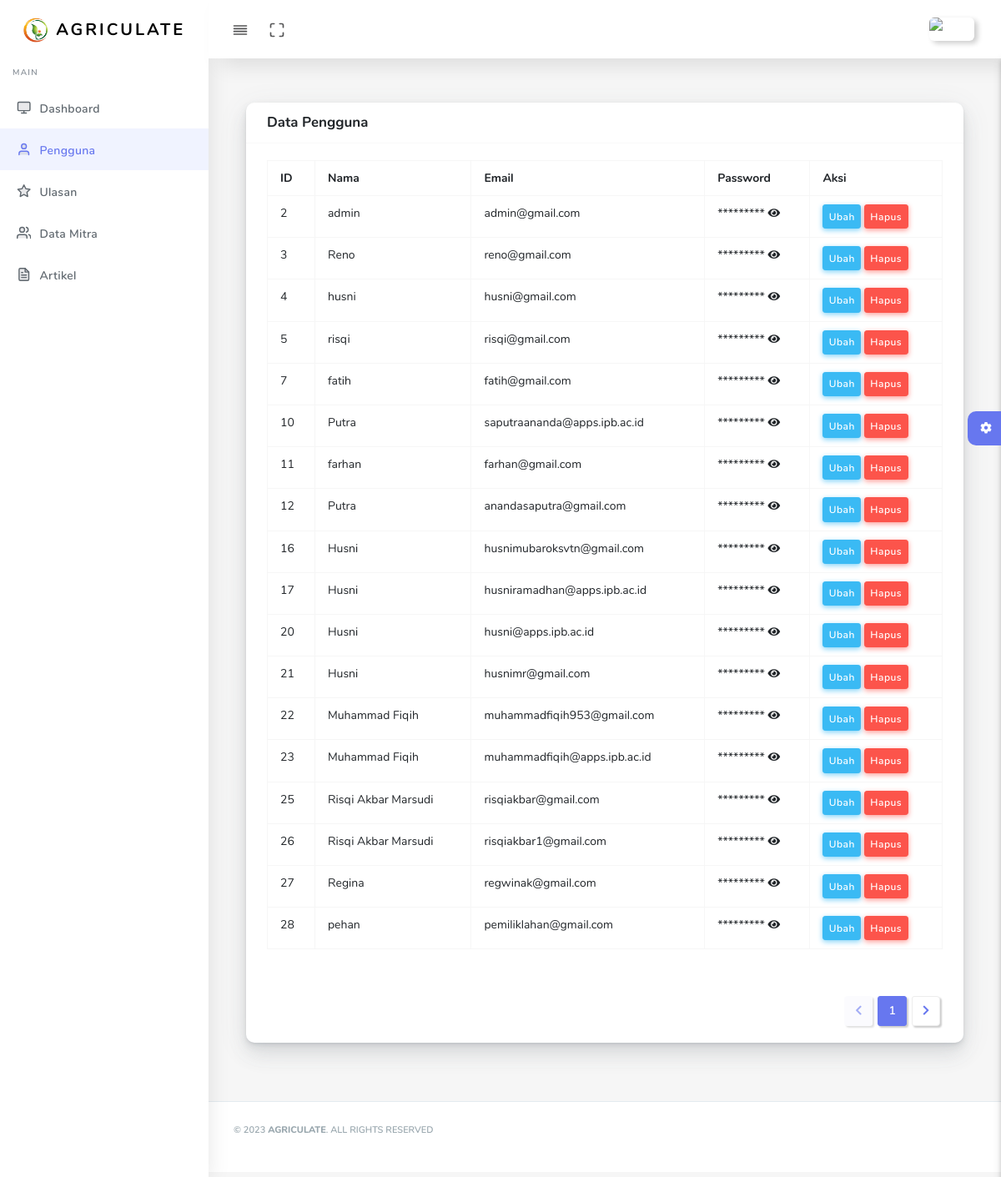
Screenshot of /admin/user.php (signed in) with the database file from the repository.
### tables this page shows
CREATE TABLE `users` (
  `id` int(11) NOT NULL,
  `nama` varchar(255) NOT NULL,
  `email` varchar(255) NOT NULL,
  `password` varchar(255) NOT NULL
);

### admin/user.php (the view, shortened to what this page needs)
<!DOCTYPE html>
<html lang="en">
<?php
require '../config.php';
$query = "SELECT * FROM users";
$result = mysqli_query($conn, $query);
?>
<head>
  <link rel="stylesheet" href="assets/css/app.min.css">
  <link rel="stylesheet" href="assets/css/style.css">
  <link rel="stylesheet" href="assets/css/components.css">
  <link rel="stylesheet" href="assets/css/custom.css">
</head>
<body>
  <div id="app">
    <div class="main-wrapper main-wrapper-1">
      <div class="navbar-bg"></div>
      <nav class="navbar navbar-expand-lg main-navbar sticky">
        <div class="form-inline mr-auto">
          <ul class="navbar-nav mr-3">
            <li><a href="#" data-toggle="sidebar" class="nav-link nav-link-lg
									collapse-btn"> <i data-feather="align-justify"></i></a></li>
            <li><a href="#" class="nav-link nav-link-lg fullscreen-btn">
                <i data-feather="maximize"></i>
              </a></li>
          </ul>
        </div>
        <ul class="navbar-nav navbar-right">
          <li class="dropdown"><a href="#" data-toggle="dropdown"
              class="nav-link dropdown-toggle nav-link-lg nav-link-user"> <img alt="image" src="assets/img/user.png"
                class="user-img-radious-style"> <span class="d-sm-none d-lg-inline-block"></span></a>
          </li>
        </ul>
      </nav>
      <div class="main-sidebar sidebar-style-2">
        <aside id="sidebar-wrapper">
          <div class="sidebar-brand">
            <a href="index.php"> <img alt="image" src="assets/img/logo.png" class="header-logo" /> <span
                class="logo-name">Agriculate</span>
            </a>
          </div>
          <ul class="sidebar-menu">
            <li class="menu-header">Main</li>
            <li class="dropdown">
              <a href="index.php" class="nav-link"><i data-feather="monitor"></i><span>Dashboard</span></a>
            </li>
            <li class="dropdown active">
            <a class="nav-link" href="user.php"><i data-feather="user"></i><span>Pengguna</span></a>
            </li>
            <li class="dropdown">
            <a class="nav-link" href="ulasan.php"><i data-feather="star"></i><span>Ulasan</span></a>
            </li>
            <li class="dropdown ">
            <a class="nav-link" href="datamitra.php"><i data-feather="users"></i><span>Data Mitra</span></a>
            </li>
            <li class="dropdown">
            <a class="nav-link" href="artikel.php"><i data-feather="file-text"></i><span>Artikel</span></a>
            </li>
          </ul>
        </aside>
      </div>
      <div class="main-content">
        <section class="section">
          <div class="section-body">
            <div class="col-12">
                <div class="card">
                  <div class="card-header">
                    <h4>Data Pengguna</h4>
                  </div>
                  <div class="card-body">
                    <div class="table-responsive">
                      <table class="table table-bordered table-md">
                        <tr>
                          <th>ID</th>
                          <th>Nama</th>
                          <th>Email</th>
                          <th>Password</th>
                          <th>Aksi</th>
                          <?php
                        $counter = 1;
                        while ($row = mysqli_fetch_assoc($result)) {
                            echo "<tr>
                                    <td>{$row['id']}</td>
                                    <td>{$row['nama']}</td>
                                    <td>{$row['email']}</td>
                                    <td>
                                    <div class='password-container' id='password-container{$counter}'>
                    <span class='password-text' id='password-text{$counter}'>*********</span>
                    <i class='toggle-password fas fa-eye' onclick='togglePassword(\"password-text{$counter}\", \"{$row['password']}\")'></i>
                </div>
                                    </td>
                                    <td>
                                        <form id='edit-form{$counter}' style='display:none; padding-bottom: 10px' method='post' action='update_user.php'>
                                            <input type='hidden' name='user_id' value='{$row['id']}'>
                                                <input type='text' name='edit-nama' value='{$row['nama']}' class='form-control' required=''>
                                                <input type='email' name='edit-email' value='{$row['email']}' class='form-control' required=''>
                                                <input type='password' name='edit-password' value='{$row['password']}' class='form-control'>
                                            <button class='btn btn-sm btn-success' type='button' onclick='saveChanges(\"edit-form{$counter}\")'>Simpan</button>
                                            <button class='btn btn-sm btn-danger' type='button' onclick='cancelEdit(\"edit-form{$counter}\")'>Batal</button>
                                        </form>
                                        <input type='hidden' name='id' value='{$row['id']}'>
                                        <button class='btn btn-sm btn-info' onclick='showEditForm(\"edit-form{$counter}\", this)'>Ubah</button>
                                        <button class='btn btn-sm btn-danger' onclick='deleteUser({$row['id']})'>Hapus</button>
                                    </td>
                                </tr>";
                            $counter++;
                        }
                        ?>
                      </table>
                    </div>
                  </div>
                  <div class="card-footer text-right">
                    <nav class="d-inline-block">
                      <ul class="pagination mb-0">
                        <li class="page-item disabled">
                          <a class="page-link" href="#" tabindex="-1"><i class="fas fa-chevron-left"></i></a>
                        </li>
                        <li class="page-item active"><a class="page-link" href="#">1 </a></li>
                        <li class="page-item">
                          <a class="page-link" href="#"><i class="fas fa-chevron-right"></i></a>
                        </li>
                      </ul>
                    </nav>
                  </div>
                </div>
              </div>
            </div>
        </section>
        <div class="settingSidebar">
          <a href="javascript:void(0)" class="settingPanelToggle"> <i class="fa fa-spin fa-cog"></i>
          </a>
        </div>
      </div>
      <footer class="main-footer">
        <div class="footer-left">
          <p>&copy; 2023 <strong><span>Agriculate</span></strong>. All Rights Reserved</p>
        </div>
      </footer>
    </div>
  </div>
</body>
</html>

### rows the page displays
users: id "2", nama "admin", email "admin@gmail.com"
users: id "3", nama "Reno", email "reno@gmail.com"
users: id "4", nama "husni", email "husni@gmail.com"
users: id "5", nama "risqi", email "risqi@gmail.com"
users: id "7", nama "fatih", email "fatih@gmail.com"
users: id "10", nama "Putra", email "saputraananda@apps.ipb.ac.id"
users: id "11", nama "farhan", email "farhan@gmail.com"
users: id "12", nama "Putra", email "anandasaputra@gmail.com"
users: id "16", nama "Husni", email "husnimubaroksvtn@gmail.com"
users: id "17", nama "Husni", email "husniramadhan@apps.ipb.ac.id"
users: id "20", nama "Husni", email "husni@apps.ipb.ac.id"
users: id "21", nama "Husni", email "husnimr@gmail.com"
users: id "22", nama "Muhammad Fiqih", email "muhammadfiqih953@gmail.com"
users: id "23", nama "Muhammad Fiqih", email "muhammadfiqih@apps.ipb.ac.id"
users: id "25", nama "Risqi Akbar Marsudi", email "risqiakbar@gmail.com"
users: id "26", nama "Risqi Akbar Marsudi", email "risqiakbar1@gmail.com"
users: id "27", nama "Regina", email "regwinak@gmail.com"
users: id "28", nama "pehan", email "pemiliklahan@gmail.com"
